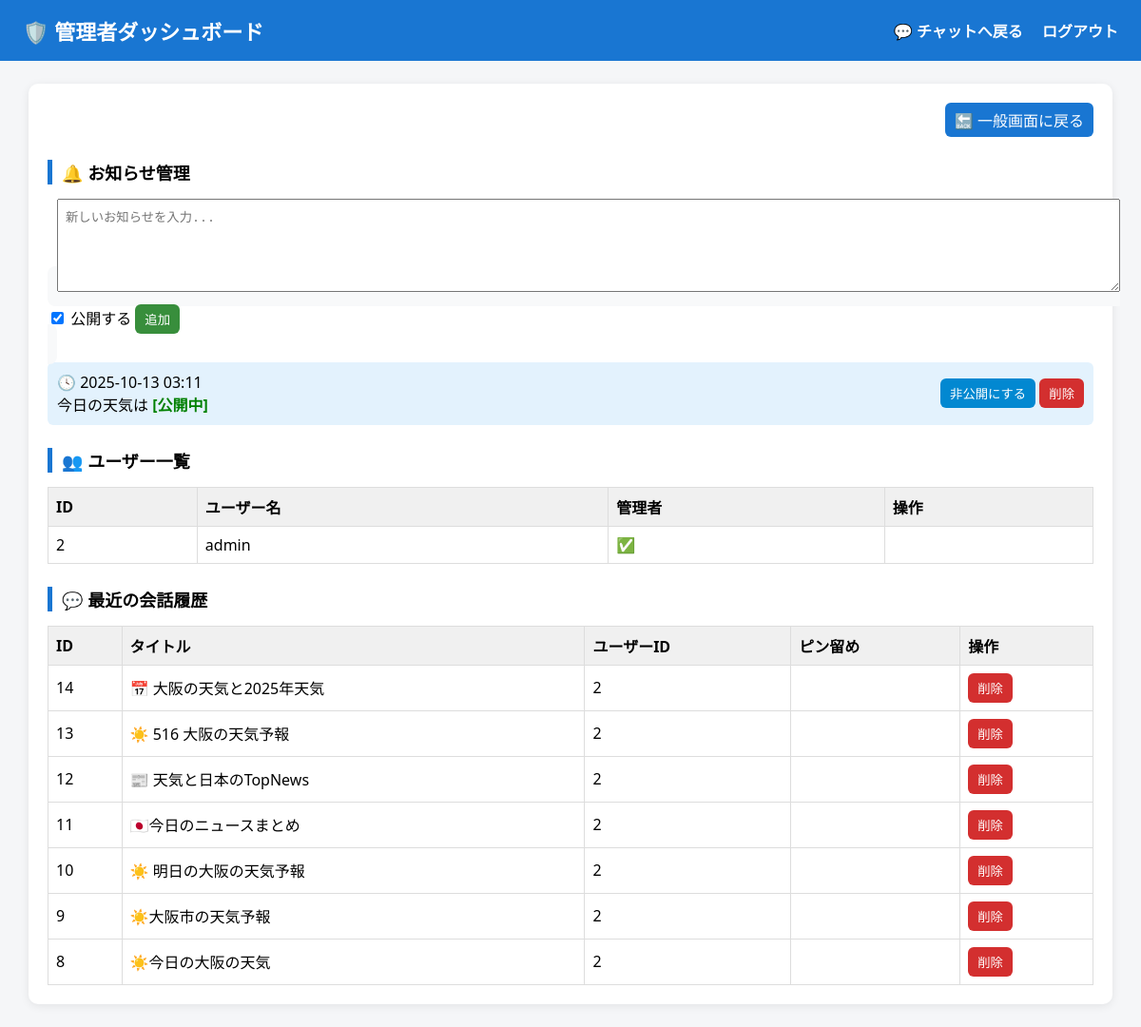
The page /admin_dashboard (signed in) on the database as committed earlier.
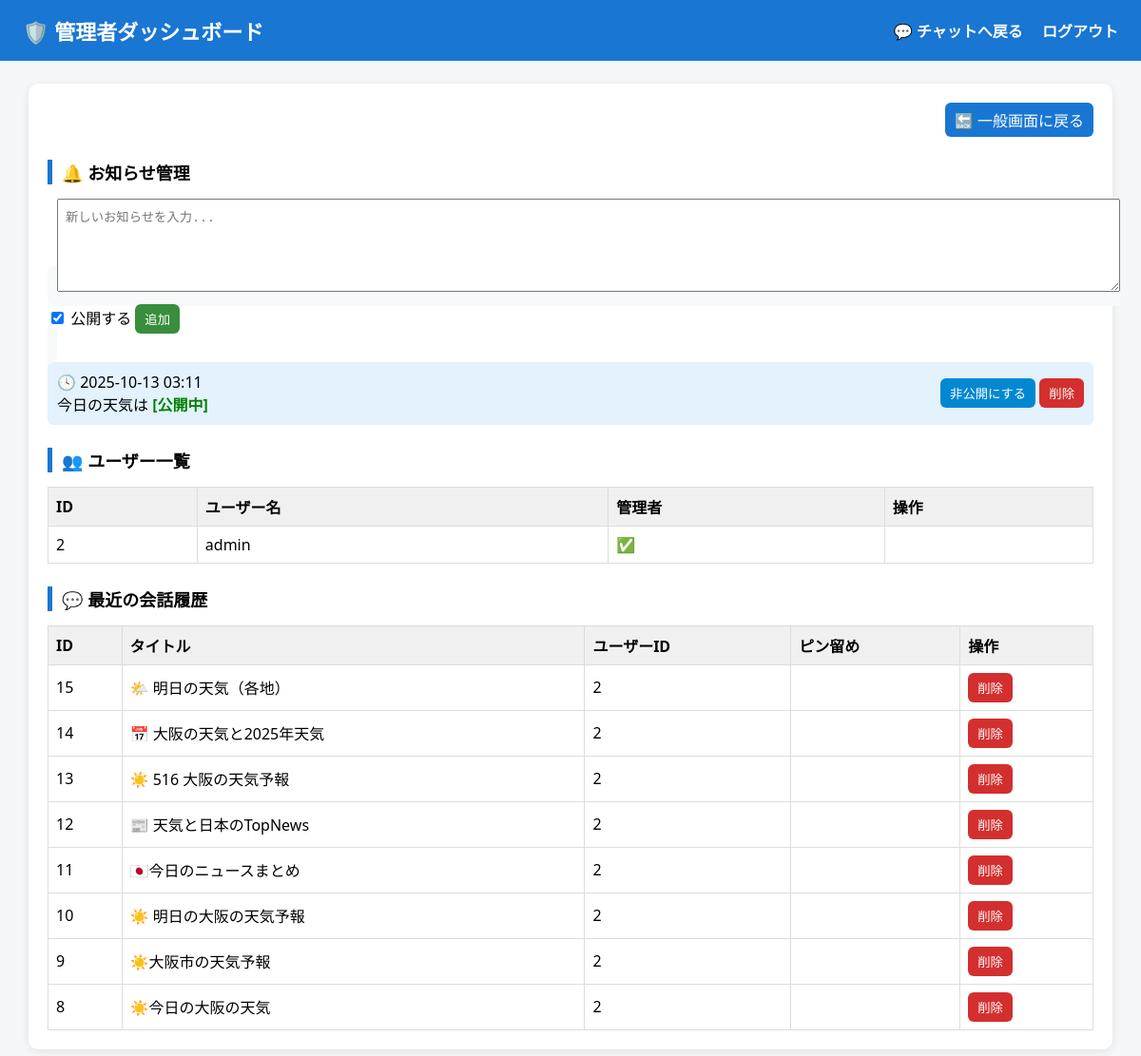
The same page on the database as committed later.
### app/models.py (models this page shows, shortened)
class Announcement(db.Model):
    __tablename__ = "announcement"
    id = db.Column(db.Integer, primary_key=True)
    message = db.Column(db.Text, nullable=False)
    is_active = db.Column(db.Boolean, default=True)
    timestamp = db.Column(db.DateTime, default=datetime.utcnow)

class User(db.Model, UserMixin):
    __tablename__ = "user"
    id = db.Column(db.Integer, primary_key=True)
    username = db.Column(db.String(50), unique=True, nullable=False)
    password = db.Column(db.String(100), nullable=False)
    is_admin = db.Column(db.Boolean, nullable=False, default=False)

class Conversation(db.Model):
    __tablename__ = "conversation"
    id = db.Column(db.Integer, primary_key=True)
    title = db.Column(db.String(100), nullable=False)
    user_id = db.Column(db.Integer, db.ForeignKey("user.id"), nullable=False)
    is_pinned = db.Column(db.Boolean, nullable=False, default=False)
    created_at = db.Column(db.DateTime, default=datetime.utcnow)
    summary = db.Column(db.Text, nullable=True)  # ✅ AIによる会話要約を保存
    user = db.relationship("User", backref=db.backref("conversations", lazy=True))

### app/__init__.py (the view)
    @bp.route("/admin_dashboard")
    @login_required
    def admin_dashboard():
        _admin_required()
        users = User.query.order_by(User.id.asc()).all()
        conversations = Conversation.query.order_by(Conversation.is_pinned.desc(), Conversation.id.desc()).limit(100).all()
        announcements = Announcement.query.order_by(Announcement.timestamp.desc().nullslast()).all()
        return render_template("admin_dashboard.html", users=users, conversations=conversations, announcements=announcements)

### templates/admin_dashboard.html (shortened to what this page needs)
<!DOCTYPE html>
<html lang="ja">
<head>
</head>
<body>
  <header>
    <h1>🛡️ 管理者ダッシュボード</h1>
    <nav>
      <a href="{{ url_for('core.chat') }}">💬 チャットへ戻る</a>
      <a href="{{ url_for('auth.logout') }}">ログアウト</a>
    </nav>
  </header>
  <main>
    <div class="top-links">
      <a class="link-btn" href="{{ url_for('core.chat') }}">🔙 一般画面に戻る</a>
    </div>
    <h2>🔔 お知らせ管理</h2>
    <form class="announce-form" method="post" action="{{ url_for('core.add_announcement') }}">
      <textarea name="message" placeholder="新しいお知らせを入力..." required></textarea>
      <div style="margin-top:8px;">
        <label><input type="checkbox" name="is_active" value="1" checked> 公開する</label>
        <button type="submit" style="background:#388e3c;">追加</button>
      </div>
    </form>
    {% if announcements %}
      {% for a in announcements %}
      <div class="announce-item">
        <p>
          🕓 {{ a.timestamp.strftime('%Y-%m-%d %H:%M') if a.timestamp else '' }}<br>
          {{ a.message }}
          {% if a.is_active %}
            <span class="active">[公開中]</span>
          {% else %}
            <span class="inactive">[非公開]</span>
          {% endif %}
        </p>
        <div>
          <form method="post" action="{{ url_for('core.toggle_announcement', ann_id=a.id) }}">
            <button type="submit" style="background:#0288d1;">
              {% if a.is_active %}非公開にする{% else %}公開にする{% endif %}
            </button>
          </form>
          <form method="post" action="{{ url_for('core.delete_announcement', ann_id=a.id) }}">
            <button type="submit">削除</button>
          </form>
        </div>
      </div>
      {% endfor %}
    {% else %}
      <p>現在お知らせはありません。</p>
    {% endif %}
    <h2>👥 ユーザー一覧</h2>
    <table>
      <thead>
        <tr>
          <th>ID</th>
          <th>ユーザー名</th>
          <th>管理者</th>
          <th>操作</th>
        </tr>
      </thead>
      <tbody>
        {% for u in users %}
        <tr>
          <td>{{ u.id }}</td>
          <td>{{ u.username }}</td>
          <td>{{ "✅" if u.is_admin else "—" }}</td>
          <td>
          </td>
        </tr>
        {% endfor %}
      </tbody>
    </table>
    <h2>💬 最近の会話履歴</h2>
    <table>
      <thead>
        <tr>
          <th>ID</th>
          <th>タイトル</th>
          <th>ユーザーID</th>
          <th>ピン留め</th>
          <th>操作</th>
        </tr>
      </thead>
      <tbody>
        {% for c in conversations %}
        <tr>
          <td>{{ c.id }}</td>
          <td>{{ c.title }}</td>
          <td>{{ c.user_id }}</td>
          <td>{{ "📌" if c.is_pinned else "" }}</td>
          <td>
            <form method="post" action="{{ url_for('core.delete_conversation', cid=c.id) }}">
              <button type="submit" onclick="return confirm('この会話を削除しますか？')">削除</button>
            </form>
          </td>
        </tr>
        {% endfor %}
      </tbody>
    </table>
  </main>
</body>
</html>

### templates/admin_dashboard.html (style rules this page uses)
body { font-family: "Noto Sans JP", system-ui, sans-serif; background:#f5f6f8; margin:0; }
header { background:#1976d2; color:#fff; padding:16px 24px; display:flex; justify-content:space-between; align-items:center; }
header h1 { margin:0; font-size:22px; }
header a { color:#fff; text-decoration:none; font-weight:bold; margin-left:16px; }
main { max-width:1100px; margin:24px auto; background:#fff; padding:20px; border-radius:10px; box-shadow:0 2px 10px rgba(0,0,0,0.08); }
h2 { border-left:5px solid #1976d2; padding-left:10px; margin-top:24px; font-size:18px; }
table { width:100%; border-collapse:collapse; margin-top:12px; }
th, td { border:1px solid #ddd; padding:8px; text-align:left; }
th { background:#f0f0f0; }
form { display:inline; }
button { background:#d32f2f; border:none; color:#fff; padding:6px 10px; border-radius:6px; cursor:pointer; }
.top-links { margin-bottom:12px; display:flex; justify-content:flex-end; gap:10px; }
.link-btn { background:#1976d2; color:#fff; text-decoration:none; padding:6px 10px; border-radius:6px; }
.announce-form { margin-top:15px; background:#f8f9fa; padding:10px; border-radius:8px; }
textarea { width:100%; height:80px; resize:vertical; padding:8px; }
.announce-item { background:#e3f2fd; padding:10px; border-radius:6px; margin-top:8px; display:flex; justify-content:space-between; align-items:center; }
.announce-item p { margin:0; }
.active { color:green; font-weight:bold; }

Rows that differ between the two databases and show on the page:
added Conversation: id "15", title "🌤️ 明日の天気（各地）", user_id "2"
